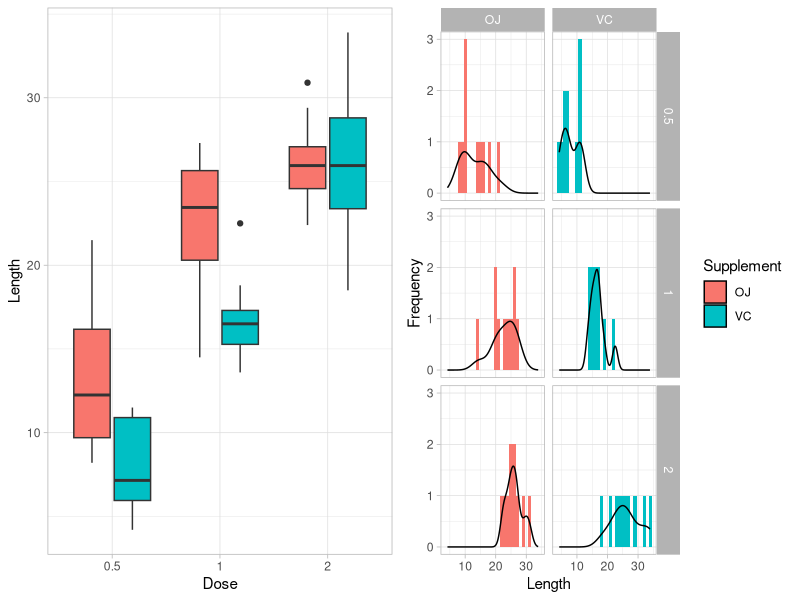

The R script that drew this image:
## ---- chunk 1
knitr::opts_chunk$set(echo = TRUE, options(scipen=999))
## ---- chunk 2
library(ggplot2) #plooting system
library(cowplot) #Panel for ggplot2
## ---- chunk 3
data("ToothGrowth")
str(ToothGrowth)
summary(ToothGrowth)
## ---- chunk 4
main <-ggplot(ToothGrowth, aes(x = factor(dose), y = len)) + 
    geom_boxplot(aes(fill = supp)) + 
    labs(x = 'Dose', y = 'Length', fill = 'Supplement') +
    theme_light() + theme(legend.position = 'none')

dist <- ggplot(ToothGrowth, aes(x = len, fill = supp)) + 
    geom_histogram(binwidth = 1) + geom_density(aes(y = ..count.., fill = NULL)) +
    facet_grid(vars(dose), vars(supp)) + 
    labs(x = 'Length', y = 'Frequency', fill = 'Supplement') +
    theme_light()

plot_grid(main, dist)
## ---- chunk 5
t_test <- t.test(len ~ supp, data = ToothGrowth)
t_test$conf.int
## ---- chunk 6
t_test_dose <- function(dose1, dose2) {
    df <- subset(ToothGrowth, dose %in% c(dose1, dose2))
    return(t.test(len ~ dose, data = df))
}

dose0.5_vs_1 <- t_test_dose(0.5, 1)
dose1_vs_2 <- t_test_dose(1, 2)
dose0.5_vs_2 <- t_test_dose(0.5, 2)
